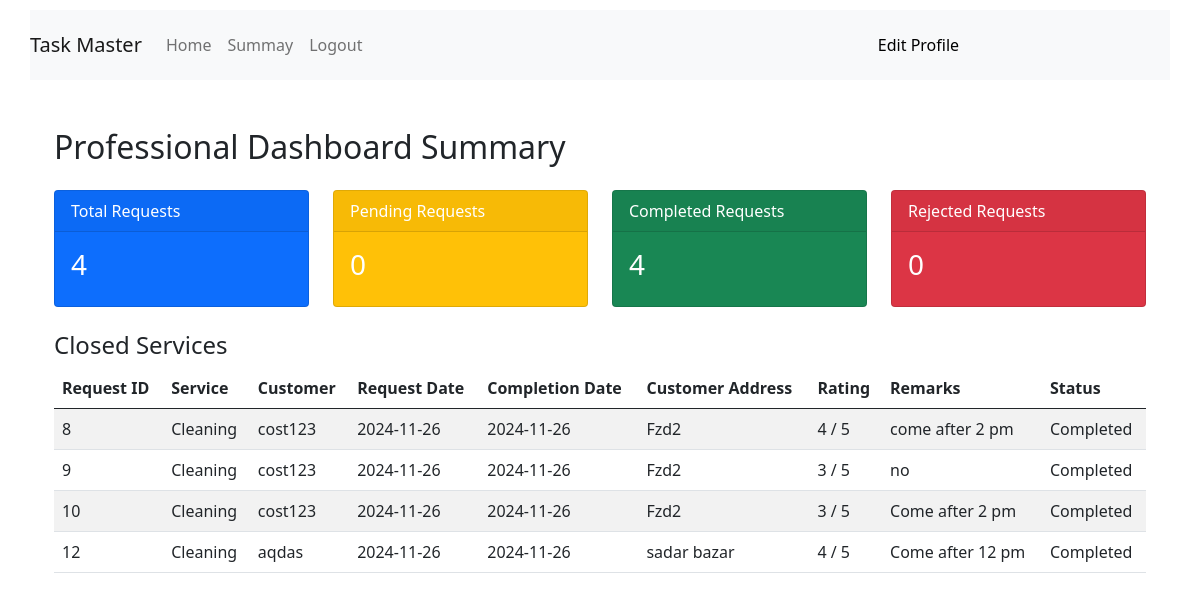
Page /professional_dashboard/professional_summary (signed in) on the earlier database version.
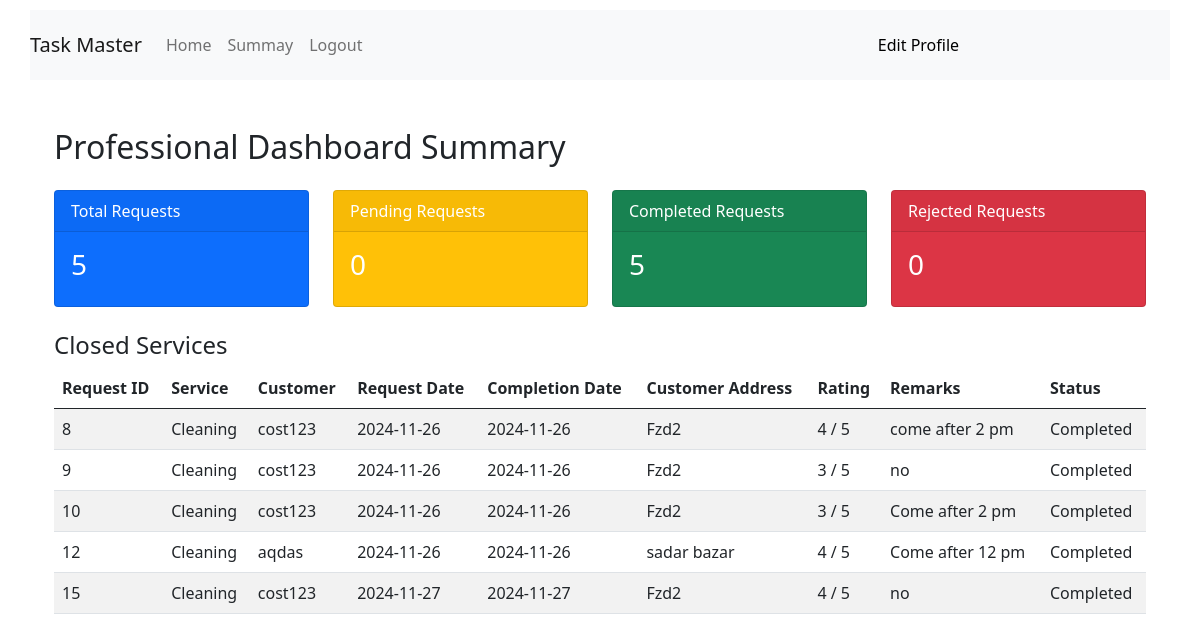
Same page on the later database version.
### backend/models.py (models this page shows)
class Service_request(db.Model):
    __tablename__="service_request"
    id=db.Column(db.Integer,primary_key=True)
    service_id=db.Column(db.Integer,db.ForeignKey("service.id"),nullable=False)
    costumer_id=db.Column(db.Integer,db.ForeignKey("costumer.id"),nullable=False)
    professional_id=db.Column(db.Integer,db.ForeignKey("professional.id"),nullable=False)
    date_of_request=db.Column(db.Date,nullable=False)
    preferred_date=db.Column(db.Date)
    date_of_completion=db.Column(db.Date)
    status=db.Column(db.String,nullable=False,default='Requested')
    remarks=db.Column(db.String)
    rating=db.Column(db.Integer)
    review=db.Column(db.String)

class Service(db.Model):
    __tablename__="service"
    id=db.Column(db.Integer,primary_key=True)
    name=db.Column(db.String,nullable=False)
    price=db.Column(db.String,nullable=False)
    time_required=db.Column(db.String,nullable=False)
    Description=db.Column(db.String)
    Service_request=db.relationship("Service_request",backref="service",lazy=True)

class Costumer(db.Model):
    __tablename__="costumer"
    id=db.Column(db.Integer,primary_key=True)
    email=db.Column(db.String,nullable=False,unique=True)
    full_name=db.Column(db.String,nullable=False)
    password=db.Column(db.String,nullable=False)
    pincode=db.Column(db.String,nullable=False)
    Address=db.Column(db.String)
    role=db.Column(db.Integer,nullable=False,default=1)
    is_blocked = db.Column(db.Boolean, default=False)
    Service_request=db.relationship("Service_request",backref="costumer",lazy=True)

### backend/controllers.py (the view)
@app.route('/professional_dashboard/professional_summary')
def professional_summary():
    service_requests = Service_request.query.filter_by(
        professional_id=session['professional_id']
    ).all()
    request_summary = {
        'total': Service_request.query.filter_by(professional_id=session['professional_id']).count(),
        'pending': Service_request.query.filter_by(professional_id=session['professional_id'], status='Accepted').count(),
        'completed': Service_request.query.filter_by(professional_id=session['professional_id'], status='Completed').count(),
        'rejected': Service_request.query.filter_by(professional_id=session['professional_id'], status='Rejected').count()
    }
    return render_template('/professional/professional_summary.html',service_requests=service_requests,request_summary=request_summary)

### templates/professional/professional_summary.html (shortened to what this page needs)
{% extends 'layout2.html' %}
{%block content%}
    <div class="container mt-5">
        <h2 class="mb-4">Professional Dashboard Summary</h2>
        <div class="row">
            <div class="col-md-3 mb-4">
                <div class="card text-white bg-primary">
                    <div class="card-header">Total Requests</div>
                    <div class="card-body">
                        <h3 class="card-title">{{ request_summary.total }}</h3>
                    </div>
                </div>
            </div>
            <div class="col-md-3 mb-4">
                <div class="card text-white bg-warning">
                    <div class="card-header">Pending Requests</div>
                    <div class="card-body">
                        <h3 class="card-title">{{ request_summary.pending }}</h3>
                    </div>
                </div>
            </div>
            <div class="col-md-3 mb-4">
                <div class="card text-white bg-success">
                    <div class="card-header">Completed Requests</div>
                    <div class="card-body">
                        <h3 class="card-title">{{ request_summary.completed }}</h3>
                    </div>
                </div>
            </div>
            <div class="col-md-3 mb-4">
                <div class="card text-white bg-danger">
                    <div class="card-header">Rejected Requests</div>
                    <div class="card-body">
                        <h3 class="card-title">{{ request_summary.rejected }}</h3>
                    </div>
                </div>
            </div>
        </div>
        <h4>Closed Services</h4>
        <table class="table table-striped">
            <thead>
                <tr>
                    <th>Request ID</th>
                    <th>Service</th>
                    <th>Customer</th>
                    <th>Request Date</th>
                    <th>Completion Date</th>
                    <th>Customer Address</th>
                    <th>Rating</th>
                    <th>Remarks</th>
                    <th>Status</th>
                </tr>
            </thead>
            <tbody>
                {% for request in service_requests %}
                    {% if request.status == 'Completed' or request.status == 'Rejected'  %}
                    <tr>
                        <td>{{ request.id }}</td>
                        <td>{{ request.service.name }}</td>
                        <td>{{ request.costumer.full_name }}</td>
                        <td>{{ request.date_of_request }}</td>
                        <td>{{ request.date_of_completion }}</td>
                        <td>{{ request.costumer.Address }}</td>
                        <td>
                            {% if request.rating %}
                                {{ request.rating }} / 5
                            {% else %}
                                Not rated
                            {% endif %}
                        </td>
                        <td>{{ request.remarks }}</td>
                            <td>{{request.status}}
                        </td>
                    </tr>
                    {% endif %}
                {% endfor %}
            </tbody>
        </table>
    </div>
{%endblock%}

Differences in the rows shown:
added Service_request: id "15", service.name "Cleaning", costumer.full_name "cost123", date_of_request "2024-11-27", date_of_completion "2024-11-27", costumer.Address "Fzd2", rating "4", remarks "no", status "Completed"
Other differences:
{{ request_summary.total }}: "4" → "5"
{{ request_summary.completed }}: "4" → "5"
